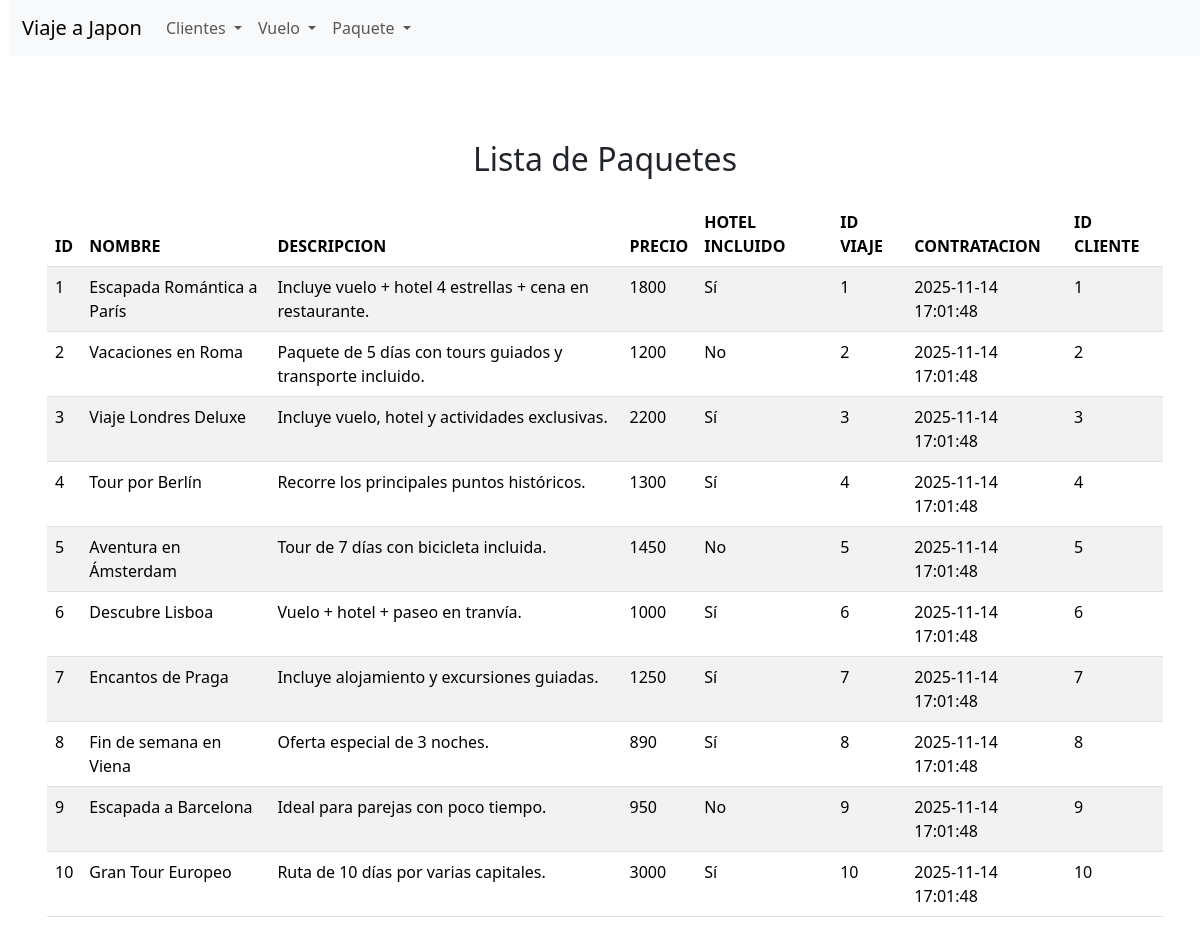
The page /listar_paquetes.php on the database its author committed.
### tables this page shows
CREATE TABLE `package` (
  `idpaquete` INT NOT NULL AUTO_INCREMENT,
  `nombrepaquete` VARCHAR(100) NOT NULL,
  `descripcion` TEXT NOT NULL,
  `preciopaquete` FLOAT NOT NULL,
  `incluyehotel` TINYINT(1) NOT NULL,
  `idviaje` INT NOT NULL,
  `contratacion` DATETIME NOT NULL,
  `idcliente` INT NOT NULL,
  PRIMARY KEY (`idpaquete`),
  KEY `idviaje` (`idviaje`),
  KEY `fk_client_package` (`idcliente`),
  CONSTRAINT `fk_client_package` FOREIGN KEY (`idcliente`) REFERENCES `client` (`idcliente`) ON DELETE RESTRICT ON UPDATE RESTRICT,
  CONSTRAINT `package_ibfk_1` FOREIGN KEY (`idviaje`) REFERENCES `trip` (`idviaje`) ON DELETE CASCADE ON UPDATE CASCADE
);

### listar_paquetes.php (the view, shortened to what this page needs)
<?php
$conexion = obtenerConexion();
$mensaje = "";
    $sql = "SELECT idpaquete, nombrepaquete, descripcion, preciopaquete, incluyehotel, idviaje, contratacion, idcliente
            FROM package;";
    $resultado = mysqli_query($conexion, $sql);
    if (mysqli_num_rows($resultado) > 0) {
        $mensaje .= "<h2 class='text-center'>Lista de Paquetes</h2>";
        $mensaje .= "<table class='table table-striped mt-4'>";
        $mensaje .= "<thead><tr>
                        <th>ID</th>
                        <th>NOMBRE</th>
                        <th>DESCRIPCION</th>
                        <th>PRECIO</th>
                        <th>HOTEL INCLUIDO</th>
                        <th>ID VIAJE</th>
                        <th>CONTRATACION</th>
                        <th>ID CLIENTE</th>
                    </tr></thead><tbody>";
        while ($fila = mysqli_fetch_assoc($resultado)) {
            $mensaje .= "<tr>";
            $mensaje .= "<td>" . $fila['idpaquete'] . "</td>";
            $mensaje .= "<td>" . $fila['nombrepaquete'] . "</td>";
            $mensaje .= "<td>" . $fila['descripcion'] . "</td>";
            $mensaje .= "<td>" . $fila['preciopaquete'] . "</td>";
            $mensaje .= "<td>" . ($fila['incluyehotel'] ? 'Sí' : 'No') . "</td>";
            $mensaje .= "<td>" . $fila['idviaje'] . "</td>";
            $mensaje .= "<td>" . $fila['contratacion'] . "</td>";
            $mensaje .= "<td>" . $fila['idcliente'] . "</td>";
            $mensaje .= "</tr>";
        }
        $mensaje .= "</tbody></table>";
    }
?>
<div class="container" id="formularios">
    <div class="row">
        <div class="col-12 mt-4">
            <?php echo $mensaje; ?>
        </div>
    </div>
</div>
</body>
</html>

### rows shown on the page
package: idpaquete "1", nombrepaquete "Escapada Romántica a París", descripcion "Incluye vuelo + hotel 4 estrellas + cena en restaurante.", preciopaquete "1800", incluyehotel "Sí", idviaje "1", contratacion "2025-11-14 17:01:48", idcliente "1"
package: idpaquete "2", nombrepaquete "Vacaciones en Roma", descripcion "Paquete de 5 días con tours guiados y transporte incluido.", preciopaquete "1200", incluyehotel "No", idviaje "2", contratacion "2025-11-14 17:01:48", idcliente "2"
package: idpaquete "3", nombrepaquete "Viaje Londres Deluxe", descripcion "Incluye vuelo, hotel y actividades exclusivas.", preciopaquete "2200", incluyehotel "Sí", idviaje "3", contratacion "2025-11-14 17:01:48", idcliente "3"
package: idpaquete "4", nombrepaquete "Tour por Berlín", descripcion "Recorre los principales puntos históricos.", preciopaquete "1300", incluyehotel "Sí", idviaje "4", contratacion "2025-11-14 17:01:48", idcliente "4"
package: idpaquete "5", nombrepaquete "Aventura en Ámsterdam", descripcion "Tour de 7 días con bicicleta incluida.", preciopaquete "1450", incluyehotel "No", idviaje "5", contratacion "2025-11-14 17:01:48", idcliente "5"
package: idpaquete "6", nombrepaquete "Descubre Lisboa", descripcion "Vuelo + hotel + paseo en tranvía.", preciopaquete "1000", incluyehotel "Sí", idviaje "6", contratacion "2025-11-14 17:01:48", idcliente "6"
package: idpaquete "7", nombrepaquete "Encantos de Praga", descripcion "Incluye alojamiento y excursiones guiadas.", preciopaquete "1250", incluyehotel "Sí", idviaje "7", contratacion "2025-11-14 17:01:48", idcliente "7"
package: idpaquete "8", nombrepaquete "Fin de semana en Viena", descripcion "Oferta especial de 3 noches.", preciopaquete "890", incluyehotel "Sí", idviaje "8", contratacion "2025-11-14 17:01:48", idcliente "8"
package: idpaquete "9", nombrepaquete "Escapada a Barcelona", descripcion "Ideal para parejas con poco tiempo.", preciopaquete "950", incluyehotel "No", idviaje "9", contratacion "2025-11-14 17:01:48", idcliente "9"
package: idpaquete "10", nombrepaquete "Gran Tour Europeo", descripcion "Ruta de 10 días por varias capitales.", preciopaquete "3000", incluyehotel "Sí", idviaje "10", contratacion "2025-11-14 17:01:48", idcliente "10"
